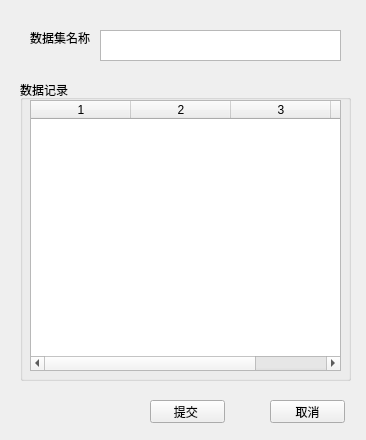
<?xml version="1.0" encoding="UTF-8"?>
<ui version="4.0">
 <class>DataSetProperty_UI</class>
 <widget class="QWidget" name="DataSetProperty_UI">
  <property name="geometry">
   <rect>
    <x>0</x>
    <y>0</y>
    <width>366</width>
    <height>440</height>
   </rect>
  </property>
  <property name="windowTitle">
   <string>数据集属性</string>
  </property>
  <widget class="QLabel" name="label">
   <property name="geometry">
    <rect>
     <x>30</x>
     <y>30</y>
     <width>71</width>
     <height>16</height>
    </rect>
   </property>
   <property name="text">
    <string>数据集名称 </string>
   </property>
  </widget>
  <widget class="QTextEdit" name="textEdit">
   <property name="geometry">
    <rect>
     <x>100</x>
     <y>30</y>
     <width>241</width>
     <height>31</height>
    </rect>
   </property>
  </widget>
  <widget class="QGroupBox" name="groupBox">
   <property name="geometry">
    <rect>
     <x>20</x>
     <y>80</y>
     <width>331</width>
     <height>301</height>
    </rect>
   </property>
   <property name="title">
    <string>数据记录</string>
   </property>
   <widget class="QTableWidget" name="tableWidget">
    <property name="geometry">
     <rect>
      <x>10</x>
      <y>20</y>
      <width>311</width>
      <height>271</height>
     </rect>
    </property>
    <property name="rowCount">
     <number>0</number>
    </property>
    <property name="columnCount">
     <number>4</number>
    </property>
    <column/>
    <column/>
    <column/>
    <column/>
   </widget>
  </widget>
  <widget class="QPushButton" name="pushButton">
   <property name="geometry">
    <rect>
     <x>150</x>
     <y>400</y>
     <width>75</width>
     <height>23</height>
    </rect>
   </property>
   <property name="text">
    <string>提交 </string>
   </property>
  </widget>
  <widget class="QPushButton" name="pushButton_2">
   <property name="geometry">
    <rect>
     <x>270</x>
     <y>400</y>
     <width>75</width>
     <height>23</height>
    </rect>
   </property>
   <property name="text">
    <string>取消</string>
   </property>
  </widget>
 </widget>
 <resources/>
 <connections/>
</ui>
